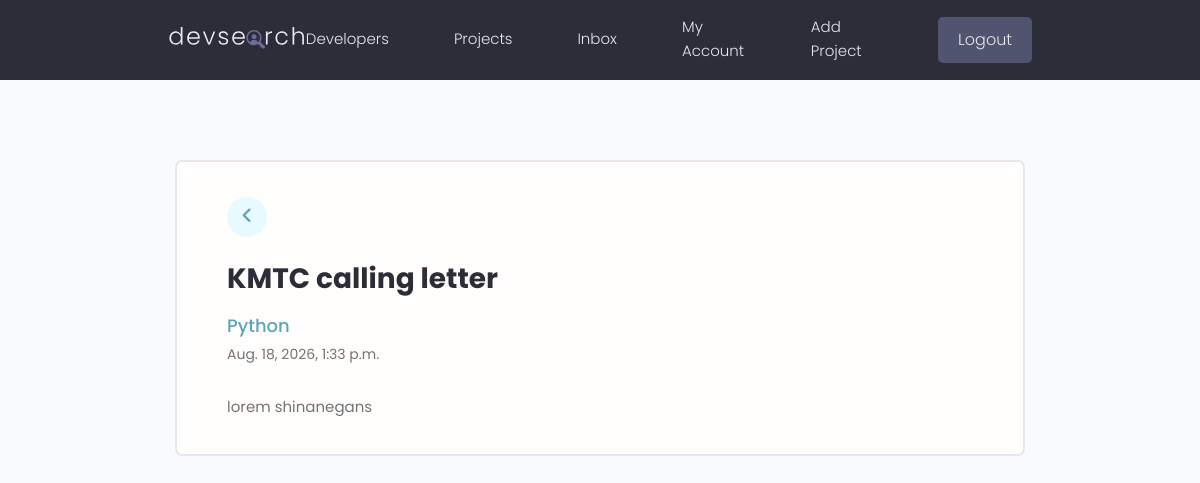
/message/84a078ed-76c5-4673-ba35-91c744e24e1b/ (signed in), run on the app's committed database.
### users/models.py (models this page shows, shortened)
class Message(models.Model):
    sender = models.ForeignKey(Profile, on_delete=models.SET_NULL, null=True, blank=True)
    recipient = models.ForeignKey(Profile, on_delete=models.SET_NULL, null=True, blank=True, related_name="messages")
    name = models.CharField(max_length=200, null=True, blank=True)
    email = models.EmailField(max_length=200, null=True, blank=True)
    subject = models.CharField(max_length=200, null=True, blank=True)
    body = models.TextField()
    is_read = models.BooleanField(default=False, null=True)
    created = models.DateTimeField(auto_now_add=True)
    id = models.UUIDField(default=uuid.uuid4, unique=True, primary_key=True, editable=False)
    class Meta:
        ordering = ['is_read', '-created']

### users/views.py (the view)
# urls.py: path('message/<str:pk>/', viewMessage, name='message'),
@login_required(login_url='login')
def viewMessage(request, pk):
    profile = request.user.profile
    message = profile.messages.get(id=pk)
    if message.is_read == False:
        message.is_read=True
        message.save()
    context = {
        'message': message,
    }
    return render(request, 'users/message.html', context)

### users/templates/users/message.html
{% extends 'main.html' %}
{% block content %}
<main class="messagePage my-xl">
  <div class="content-box">
    <div class="message">
      <a class="backButton" href="{% url 'inbox' %}"><i class="im im-angle-left"></i></a>
      <h2 class="message__subject">{{ message.subject }}</h4>
        <a href="{% url 'user-profile' message.sender.id %}" class="message__author">{{ message.name }}</a>
        <p class="message__date">{{ message.created }}</p>
        <div class="message__body">
          {{ message.body|linebreaksbr }}
        </div>
    </div>
  </div>
</main>
{% endblock %}

### static/styles/app.css (style rules this page uses)
:root { --color-sub: #2d2d39; }
.im { font-style: normal; display: inline-block; }
.im.im-angle-left::before { font-family: "Font Awesome 6 Free"; content: "\f104"; font-weight: 900; }
.content-box { width: 95%; max-width: 85rem; margin: 0 auto; }
.message { padding: 2.5rem 0; }
.message > a { display: flex; gap: 1rem; }
.message__author, .message__date { flex-basis: 25%; }
.message__subject { flex-basis: 50%; }
.message__date { text-align: right; }
.messagePage .message { list-style: none; background: var(--color-white); padding: 3.5rem 5rem; border: 2px solid var(--color-light); border-radius: 0.7rem; }
.messagePage .message__subject { font-size: 2.8rem; color: var(--color-sub); margin-bottom: 1rem; margin-top: 2rem; }
.messagePage .message__author { font-size: 1.8rem; font-weight: 500; }
.messagePage .message__date { font-size: 1.4rem; font-weight: 400; text-align: left; margin-bottom: 3rem; }
.backButton { background: var(--color-main-light); color: var(--color-main); width: 4rem; height: 4rem; display: flex; align-items: center; justify-content: center; border-radius: 50%; }
.backButton i { font-size: 1.8rem; }

### static/uikit/styles/modules/_variables.css (style rules this page uses)
:root { --color-main: #5aa5b9; --color-main-light: #e6faff; --color-sub: #3f4156; --color-sub-light: #51546e; --color-sub-lighter: #ededfd; --color-text: #737373; --color-gray: #8b8b8b; --color-light: #e5e7eb; --color-light-gray: #767676; --color-bg: #f8fafd; --color-white: #fffefd; --color-white-light: #f3f3f3; --color-success: #359e64; --color-success-bg: #def8e8; --color-error: #fc4b0b; --color-error-bg: #fff2ee; --font-base: 'Poppins', arial, helvetica, 'Segoe UI', roboto, ubuntu, sans-serif; --font-monospace: 'Fira Code', 'Courier New', courier, monospace; --font-regular: 300; --font-medium: 500; --font-bold: 700; --generic-shadow: 1px 1px 5px #00000010; --generic-transition: all 0.3s ease-in-out; }

### static/uikit/styles/modules/_base.css (style rules this page uses)
* { margin: 0; padding: 0; box-sizing: border-box; text-rendering: optimizeLegibility; color: inherit; font-size: inherit; }
html { font-size: 50%; }
@media only screen and (min-width: 480px) { html { font-size: 56.25%; } }
@media only screen and (min-width: 1200px) { html { font-size: 62.5%; } }
body { line-height: 1.6; font-weight: 400; font-size: 1.5rem; color: var(--color-text); background-color: var(--color-bg); min-height: 100vh; }

### static/uikit/styles/modules/_typography.css (style rules this page uses)
* { font-family: var(--font-base); }
h2 { font-size: 3.6rem; font-weight: var(--font-bold); }
p, span, strong { font-size: 1.6rem; color: var(--color-text); font-weight: var(--font-regular); }
a { padding-bottom: 2px; text-decoration: none; display: inline-block; color: var(--color-main); font-weight: var(--font-medium); }

### static/uikit/styles/modules/_utilities.css (style rules this page uses)
.my-xl { margin: 8rem auto; }

### data on the page
Message: subject "KMTC calling letter", name "Python", created "Aug. 18, 2026, 1:33 p.m.", body "lorem shinanegans"
